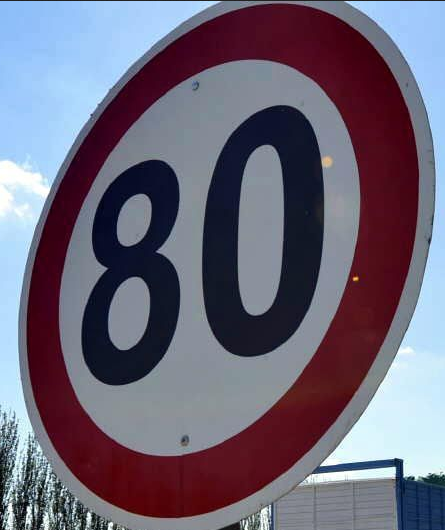
#> input picture data/test/8.png, 445 x 530 px, found by its file name
$ jupyter execute --allow-errors traffic-signs-classification-model-5.ipynb   (shell and % lines are left out)   (text cells are left out)
#> lines starting #> are read from the running program, lines starting #| are printed output that depends on the picture; pictures that were not available may be replaced by others from this repository, and a replacement may not be noted
### models/cnn_models.py
import keras
from keras.layers import Dense
from keras.layers import Conv2D
from keras.layers import Dropout
from keras.layers import Flatten
from keras.layers import Activation
from keras.models import Sequential
from keras.layers import MaxPooling2D
from keras.layers import MaxPool2D
from keras.layers import ZeroPadding2D
from keras.layers.normalization import BatchNormalization


IMG_SIZE = 64
IMG_DEPTH = 3
NUM_CLASSES = 9
NUM_CLASSES_2 = 13


# [176 lines left out: functions model_1, model_2, model_3, model_4, max_speed, not called in this run]


def model_5(weights_path=None):
    # VGG19
    model = Sequential()

    model.add(Conv2D(64, (3,3), activation='relu',  padding='same', input_shape=(IMG_SIZE, IMG_SIZE, IMG_DEPTH)))
    model.add(Conv2D(64, (3,3), activation='relu',  padding='same'))
    model.add(MaxPooling2D((2,2), strides=(2,2)))
    model.add(Dropout(0.5))

    model.add(Conv2D(128, (3,3), activation='relu',  padding='same'))
    model.add(Conv2D(128, (3,3), activation='relu',  padding='same'))
    model.add(MaxPooling2D((2,2), strides=(2,2)))
    model.add(Dropout(0.5))

    model.add(Conv2D(256, (3,3), activation='relu',  padding='same'))
    model.add(Conv2D(256, (3,3), activation='relu',  padding='same'))
    model.add(MaxPooling2D((2,2), strides=(2,2)))
    model.add(Dropout(0.5))

    model.add(Conv2D(512, (3,3), activation='relu',  padding='same'))
    model.add(Conv2D(512, (3,3), activation='relu',  padding='same'))
    model.add(MaxPooling2D((2,2), strides=(2,2)))
    model.add(Dropout(0.5))

    model.add(Flatten())
    model.add(Dense(1024, activation='relu'))
    model.add(Dropout(0.5))
    model.add(Dense(1024, activation='relu'))
    model.add(Dropout(0.5))
    model.add(Dense(NUM_CLASSES, kernel_regularizer=keras.regularizers.l2(0.01), activation='sigmoid'))

    # Load weights if specified
    if weights_path:
        model.load_weights(weights_path)

    return model


# [421 lines left out: functions model_6, new_model_1, new_model_2, new_model_3, new_model_4, new_model_5 and 5 more, not called in this run]

### notebooks/traffic-signs-classification-model-5.ipynb
[cell 1]
import os
import cv2
import csv
import glob
import pickle
import random
import numpy as np
from tqdm import tqdm_notebook
from matplotlib import pyplot as plt

from models.cnn_models import *

plt.rcParams['figure.figsize'] = (20, 6)

[cell 2]
# Data path
data_path = 'data/custom/'

# Pickle files
train_pickle_file = 'train.p'
valid_pickle_file = 'valid.p'
test_pickle_file = 'test.p'

# Classes file
classes_file = 'classes.csv'

[cell 3]
# Load classes
with open(os.path.join(data_path, classes_file), mode='r') as csv_file:
#> (reads data/classes.csv from the repository)
    reader = csv.reader(csv_file)
    classes = {rows[0]:rows[1] for rows in reader}

#> (a cell that did not finish here is left out)

#> (a cell that did not finish here is left out)

[cell 6]
# Verify data
fig = plt.figure()

ax1 = fig.add_subplot(131)
ax2 = fig.add_subplot(132)
ax3 = fig.add_subplot(133)

#> (the rest of this cell did not finish here and is left out)

#> (a cell that did not finish here is left out)

#> (a cell that did not finish here is left out)

#> (a cell that did not finish here is left out)

[cell 10]
# Checkpoint path
checkpoint_path = 'checkpoints/'

# Model name
model_name = 'model_5_custom'

#> (a cell that did not finish here is left out)

[cell 12]
# Define model parameters
BATCH_SIZE = 64
EPOCHS = 32

[cell 13]
# Callbacks
filepath = model_name + '-weights-{epoch:02d}-{val_acc:.2f}.hdf5'
folder = os.path.join(checkpoint_path, model_name)
filepath = os.path.join(folder, filepath)

#> (the rest of this cell did not finish here and is left out)

#> (a cell that did not finish here is left out)

#> (a cell that did not finish here is left out)

[cell 16]
# Evaluate model
file_filter = '*.hdf5'
weights_files = glob.glob(os.path.join(folder, file_filter))

data = {}

#> (the rest of this cell did not finish here and is left out)

[cell 17]
max_acc = 0
max_acc_weights = None

for key in data.keys():
    if data[key]['test_acc'] > max_acc:
        max_acc = data[key]['test_acc']
        max_acc_weights = key

[cell 18]
print(max_acc, max_acc_weights)

[cell 19]
# Test on external image
image_path = 'data/test/8.png'
img = cv2.imread(image_path)
#> img is the input picture: shape (530, 445, 3); mean B, G, R 119.5, 102, 108
img = cv2.resize(img, (IMG_SIZE, IMG_SIZE))
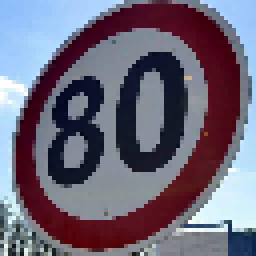
#> img: shape (64, 64, 3) (shown 4 times larger); mean B, G, R 120.3, 102.7, 108.6
img = img[...,::-1]

# Predict label for external test image
img_test = np.expand_dims(img, axis=0)
#> (the rest of this cell did not finish here and is left out)

[cell 20]
import time

# Test on external image
image_path = 'data/images/1.jpg'
img = cv2.imread(image_path)
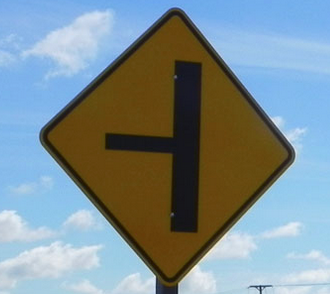
#> input picture data/test/1.png, 330 x 294 px, given in place of 1.jpg, which was not available
#> img is the input picture: shape (294, 330, 3); mean B, G, R 147.5, 142.2, 126.2
img = cv2.resize(img, (IMG_SIZE, IMG_SIZE))
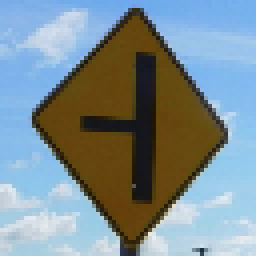
#> img: shape (64, 64, 3) (shown 4 times larger); mean B, G, R 147.2, 142, 125.9
img = img[...,::-1]

# Predict label for external test image
img_test = np.expand_dims(img, axis=0)

start = time.time()

#> (the rest of this cell did not finish here and is left out)
